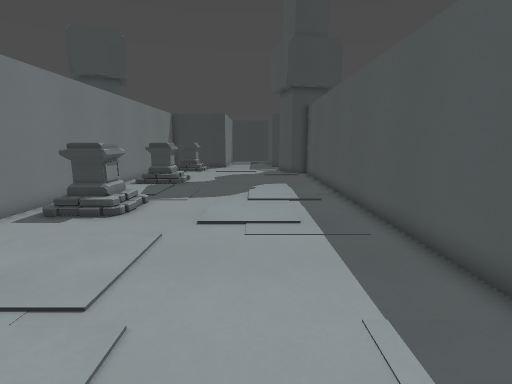
view 1 (above)

16 first-person views from a walk through a 3-D level made in the Godot game engine. The camera is 1.3 m above the floor, tilts 10° down and sees 85° across. The floor is counted in squares, 0.5 m on a side. Each view is taken from the middle of a square. On the plan, view 1 faces up. The plan holds only what a view shows up to about 19 squares ahead; the rest is blank. The place goes on beyond the plan. Flat picture figures and markers are left out.

view 2
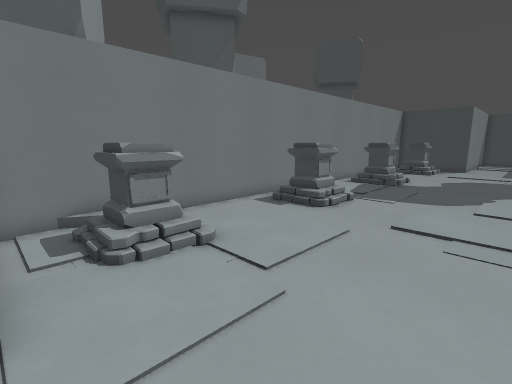

view 3
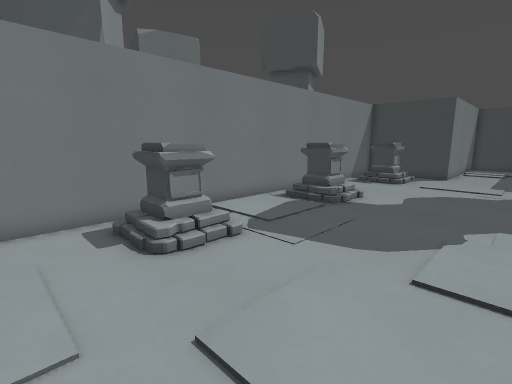

view 4
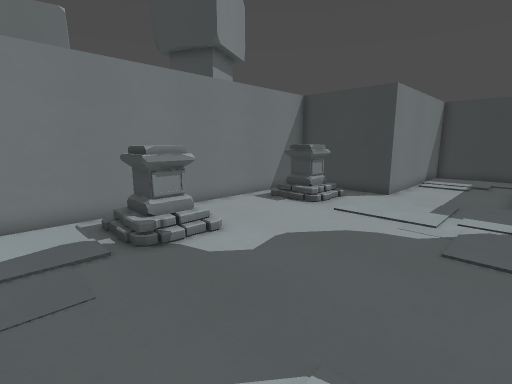

view 5
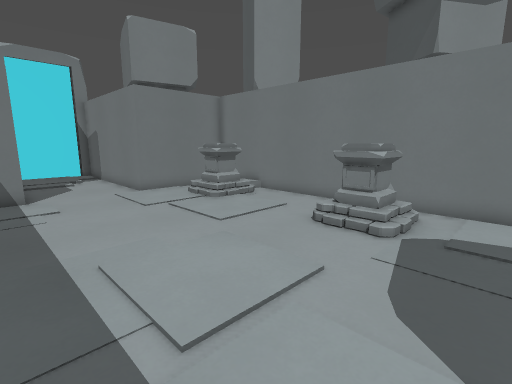

view 6
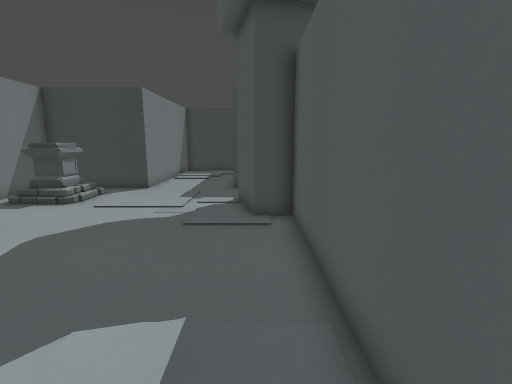

view 7
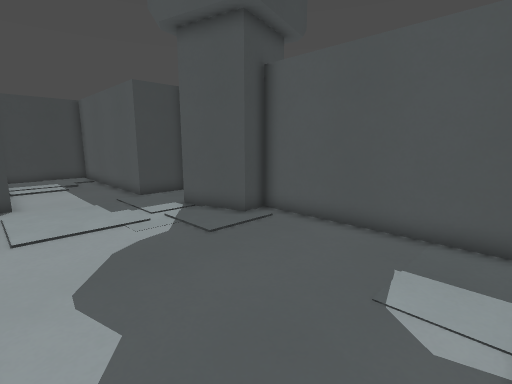

view 8
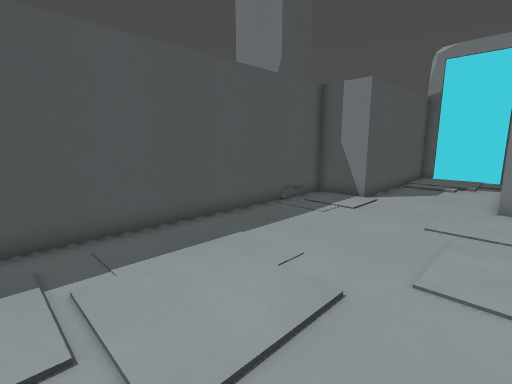

view 9
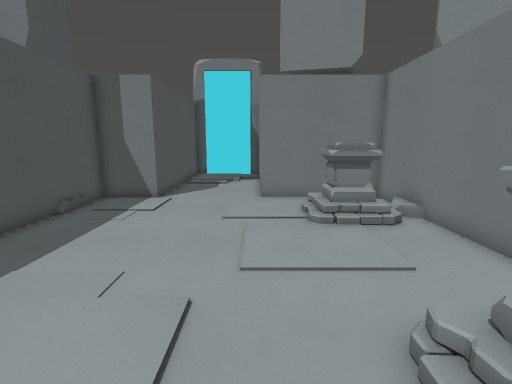

view 10
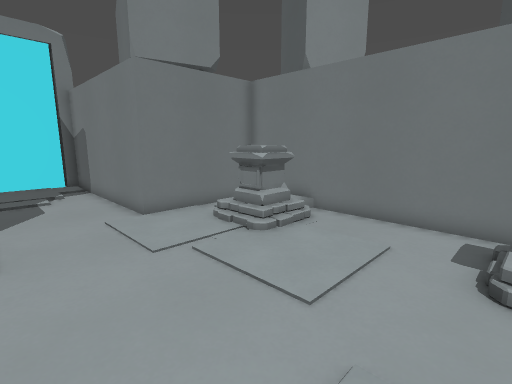

view 11
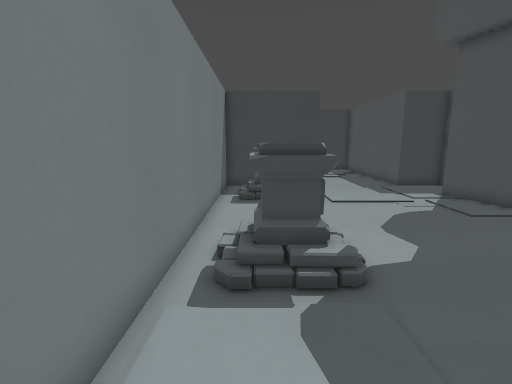

view 12
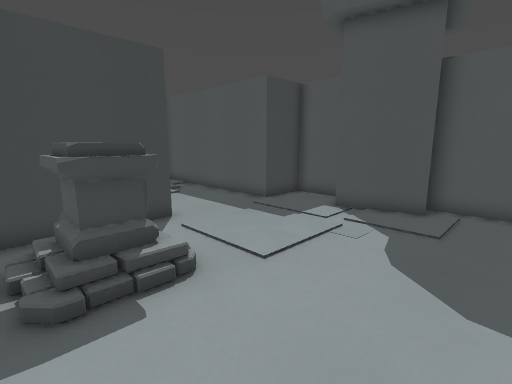

view 13
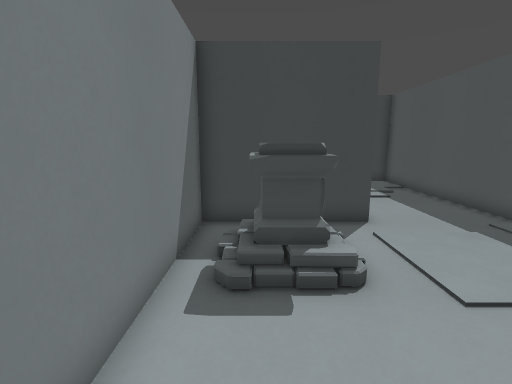

view 14
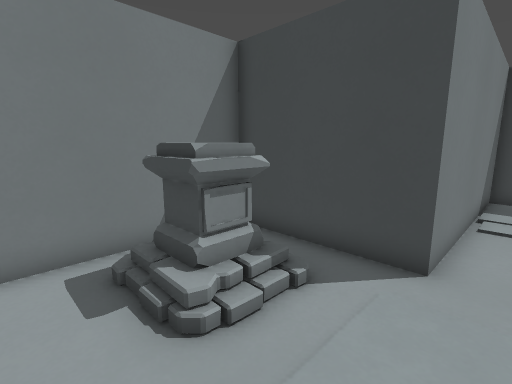

view 15
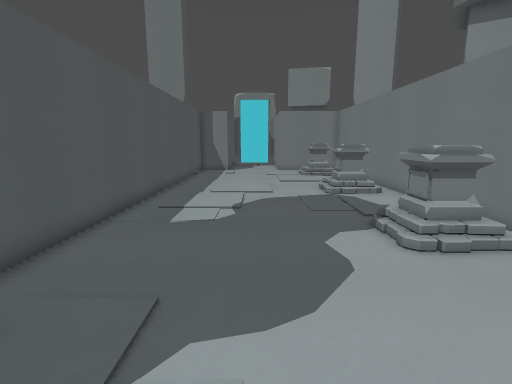

view 16
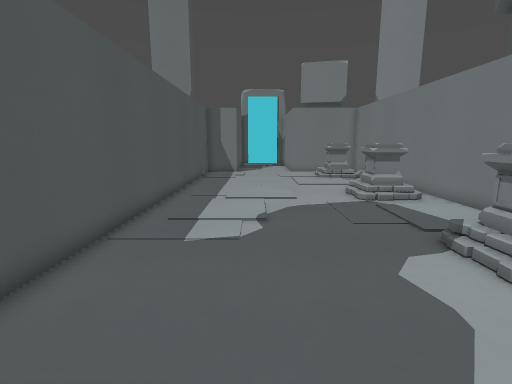

### Floor plan
Points are (right, up) in squares from view 1. A wall is a line through its corners. A room is listed if a view was taken in it or the views show most of it. See-through windows are left out.
Room 1 (views 1, 2, 3, 4, 5, 6, 7, 8, 9, 10, 11, 12, 13, 14, 15, 16)
walls: (4.3, 27.8) (4.3, 30) (2.5, 30); (1.7, 30.5) (1.7, 39.6) (-3.2, 39.6) (-3.2, 30) (-8.8, 30) (-8.8, -0.2) (-3.2, -0.2) (-3.2, -9.3); (1.7, -8.7) (1.7, -0.2) (4.3, -0.2) (4.3, 23.9) (3, 23.5) (2.2, 26.6); (-2.6, -9.5) (1, -9.5)
low walls: (4.3, 0.7) (4.1, 2.5)
ways out: gap at (-8, 3)
objects: other object (-7, 2) to (-5, 4); other object (-7, 10) to (-5, 12); other object (-7, 18) to (-5, 20); other object (-7, 26) to (-5, 28)

Where each view was taken, in squares from view 1:
view 1: 0 up, 0 right, facing up
view 2: 0 up, 1 right, facing up-left
view 3: 7 up, 1 right, facing up-left
view 4: 15 up, 2 right, facing up-left
view 5: 15 up, 3 right, facing down-left
view 6: 14 up, 3 right, facing up
view 7: 16 up, 4 left, facing up-right
view 8: 13 up, 4 left, facing down-right
view 9: 13 up, 3 left, facing down
view 10: 10 up, 1 right, facing down-left
view 11: 13 up, 7 left, facing up
view 12: 21 up, 8 left, facing up-right
view 13: 21 up, 7 left, facing up
view 14: 24 up, 2 left, facing up-left
view 15: 27 up, 1 left, facing down
view 16: 25 up, 0 right, facing down
